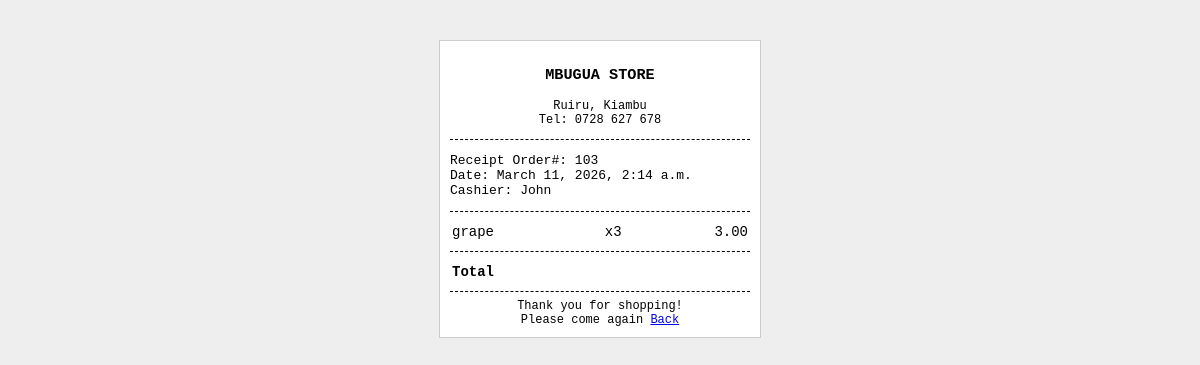
Before: /receipt with the older database file.
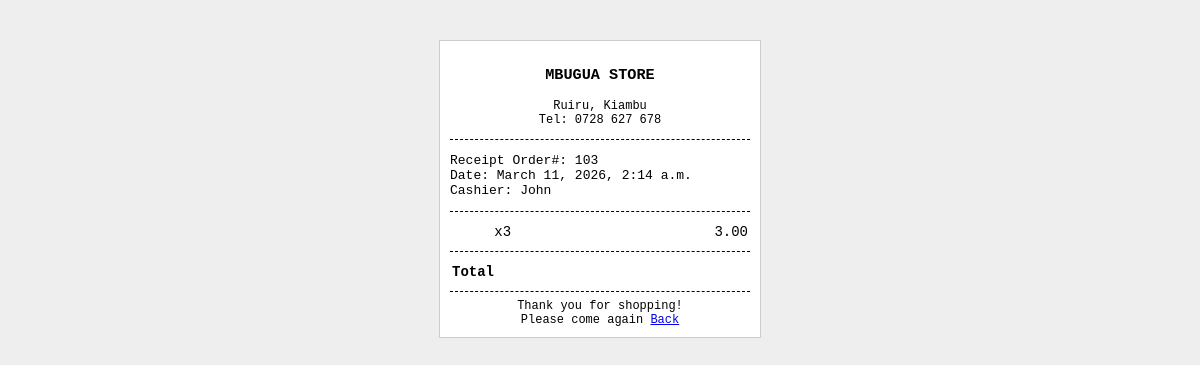
After: the same page with the newer database file.
### demoapp/models.py (models this page shows)
class OrderItem(models.Model):
    order = models.ForeignKey(Order, on_delete=models.CASCADE, related_name="items")
    product = models.ForeignKey(Product, on_delete=models.SET_NULL, null=True)
    price = models.DecimalField(max_digits=10, decimal_places=2)
    cost_price = models.DecimalField(max_digits=10, decimal_places=2, default=0)
    quantity = models.PositiveIntegerField()

class Product(models.Model):
    category = models.ForeignKey(Category, on_delete=models.CASCADE, related_name="products")
    name = models.CharField(max_length=200)
    description = models.TextField()
    price = models.DecimalField(max_digits=10, decimal_places=2)
    cost_price = models.DecimalField(
                    max_digits=10,
                    decimal_places=2,
                    default=0
                )
    image = models.ImageField(upload_to="product/")
    weight = models.DecimalField(max_digits=5, decimal_places=2, help_text="Weight in kg")
    stock = models.PositiveIntegerField(default=0)
    available = models.BooleanField(default=True)
    created_at = models.DateTimeField(auto_now_add=True)

### demoapp/views.py (the view)
# urls.py: path("receipt",views.receipt,name="receipt"),
def receipt(request):
    order = Order.objects.order_by("-created_at").first()
    context = {
        "order": order
    }
    return render(request,'receipt.html',context)

### demoapp/context_processors.py (called while the page is built)
def product_list(request):
    return {
        "product_list": Product.objects.all()
    }

def favorite_count(request):
    count = 0
    if request.user.is_authenticated:
        count = Favorite.objects.filter(user=request.user).count()
    return {
        "favorite_count": count
    }

def cart_total(request):
    cart = request.session.get('cart', {})
    subtotal = 0
    cart_count = 0
    for item in cart.values():
        subtotal += Decimal(item['price']) * item['quantity']
        cart_count += item['quantity']
    return {
        "subtotal": subtotal,
        "cart_count": cart_count
    }

### templates/receipt.html (shortened to what this page needs)
<!DOCTYPE html>
<html>
<head>
</head>
<body>
<div class="receipt">
<div class="center">
<h3>MBUGUA STORE</h3>
<p class="small">
Ruiru, Kiambu<br>
Tel: 0728 627 678
</p>
</div>
<hr>
<p>
Receipt Order#: {{ order.id }}<br>
Date: {{ order.created_at }}<br>
Cashier: John
</p>
<hr>
<table>
    {% for item in order.items.all %}
        <tr>
        <td>{{ item.product.name }}</td>
        <td align="center">x{{ item.quantity }}</td>
        <td align="right">{{ item.price }}</td>
        </tr>
    {% endfor %}
</table>
<hr>
<table>
<tr class="total">
<td>Total</td>
</tr>
</table>
<hr>
<div class="center small">
Thank you for shopping!<br>
Please come again
 <a href="{% url 'pos' %}">Back</a>
</div>
</div>
</body>
</html>

Changed rows visible on the page:
changed OrderItem: product.name "grape" → (not shown)
